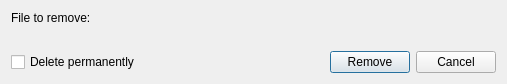
<?xml version="1.0" encoding="UTF-8"?>
<ui version="4.0">
 <class>RemoveFileDialog</class>
 <widget class="QDialog" name="RemoveFileDialog">
  <property name="geometry">
   <rect>
    <x>0</x>
    <y>0</y>
    <width>507</width>
    <height>83</height>
   </rect>
  </property>
  <property name="windowTitle">
   <string>Remove File</string>
  </property>
  <layout class="QGridLayout" name="gridLayout">
   <item row="0" column="0">
    <layout class="QVBoxLayout" name="verticalLayout">
     <item>
      <widget class="QLabel" name="label">
       <property name="text">
        <string>File to remove:</string>
       </property>
      </widget>
     </item>
     <item>
      <widget class="QLabel" name="fileLabel">
       <property name="styleSheet">
        <string notr="true">font: italic 8pt &quot;MS Shell Dlg 2&quot;;</string>
       </property>
       <property name="text">
        <string/>
       </property>
      </widget>
     </item>
     <item>
      <layout class="QHBoxLayout" name="horizontalLayout">
       <item>
        <widget class="QCheckBox" name="deletePermanentlyCheckBox">
         <property name="text">
          <string>Delete permanently</string>
         </property>
        </widget>
       </item>
       <item>
        <spacer name="horizontalSpacer">
         <property name="orientation">
          <enum>Qt::Horizontal</enum>
         </property>
         <property name="sizeHint" stdset="0">
          <size>
           <width>40</width>
           <height>20</height>
          </size>
         </property>
        </spacer>
       </item>
       <item>
        <widget class="QPushButton" name="removeButton">
         <property name="text">
          <string>Remove</string>
         </property>
        </widget>
       </item>
       <item>
        <widget class="QPushButton" name="cancelButton">
         <property name="text">
          <string>Cancel</string>
         </property>
        </widget>
       </item>
      </layout>
     </item>
    </layout>
   </item>
  </layout>
 </widget>
 <resources/>
 <connections>
  <connection>
   <sender>cancelButton</sender>
   <signal>clicked()</signal>
   <receiver>RemoveFileDialog</receiver>
   <slot>close()</slot>
   <hints>
    <hint type="sourcelabel">
     <x>458</x>
     <y>60</y>
    </hint>
    <hint type="destinationlabel">
     <x>253</x>
     <y>41</y>
    </hint>
   </hints>
  </connection>
  <connection>
   <sender>removeButton</sender>
   <signal>clicked()</signal>
   <receiver>RemoveFileDialog</receiver>
   <slot>accept()</slot>
   <hints>
    <hint type="sourcelabel">
     <x>377</x>
     <y>60</y>
    </hint>
    <hint type="destinationlabel">
     <x>253</x>
     <y>41</y>
    </hint>
   </hints>
  </connection>
 </connections>
</ui>
